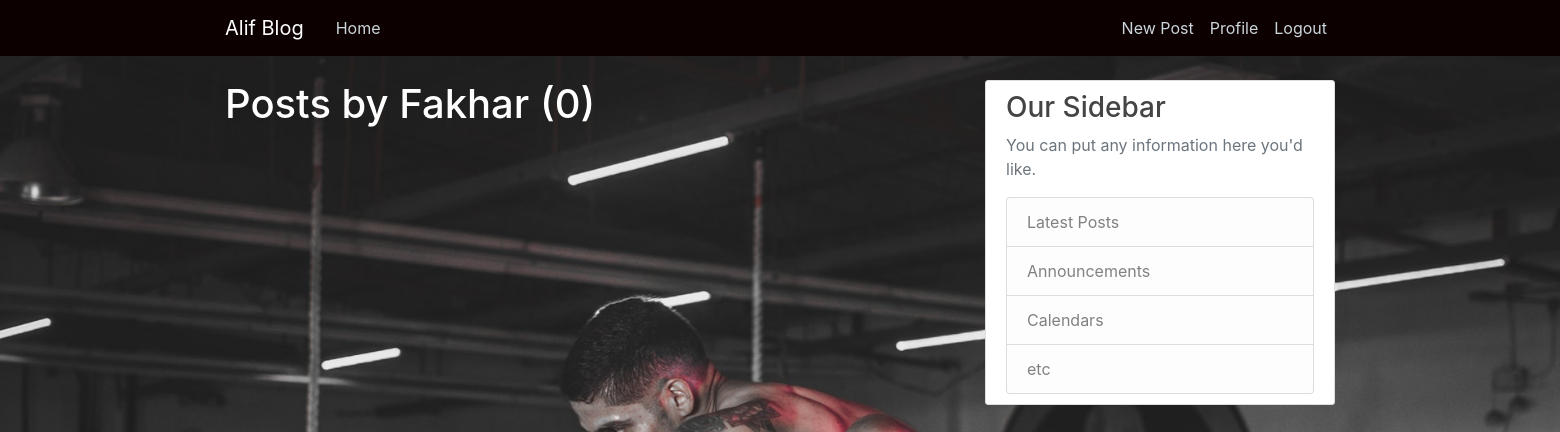
The page /blog_app/user_posts/Fakhar/ (signed in) on the database as committed earlier.
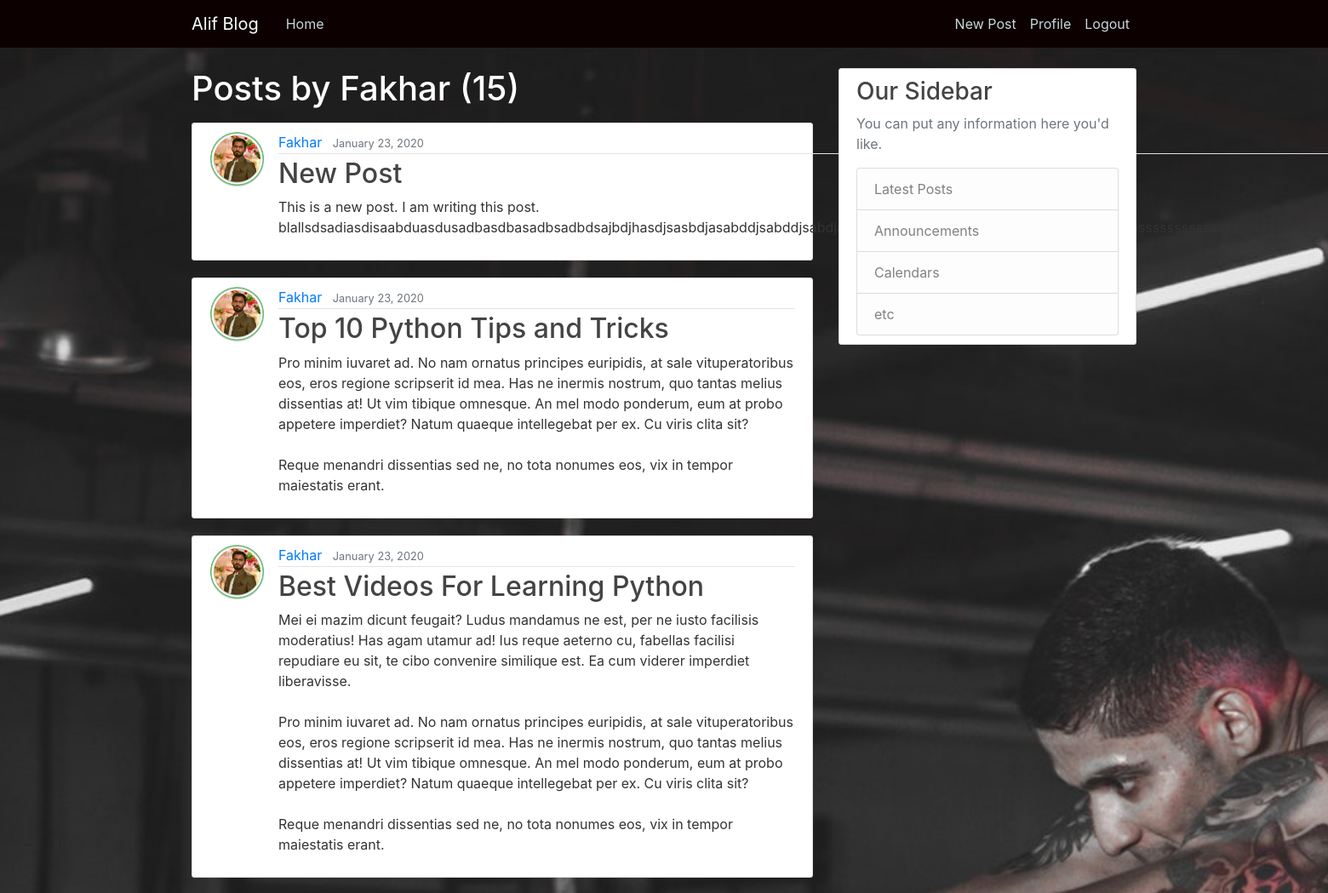
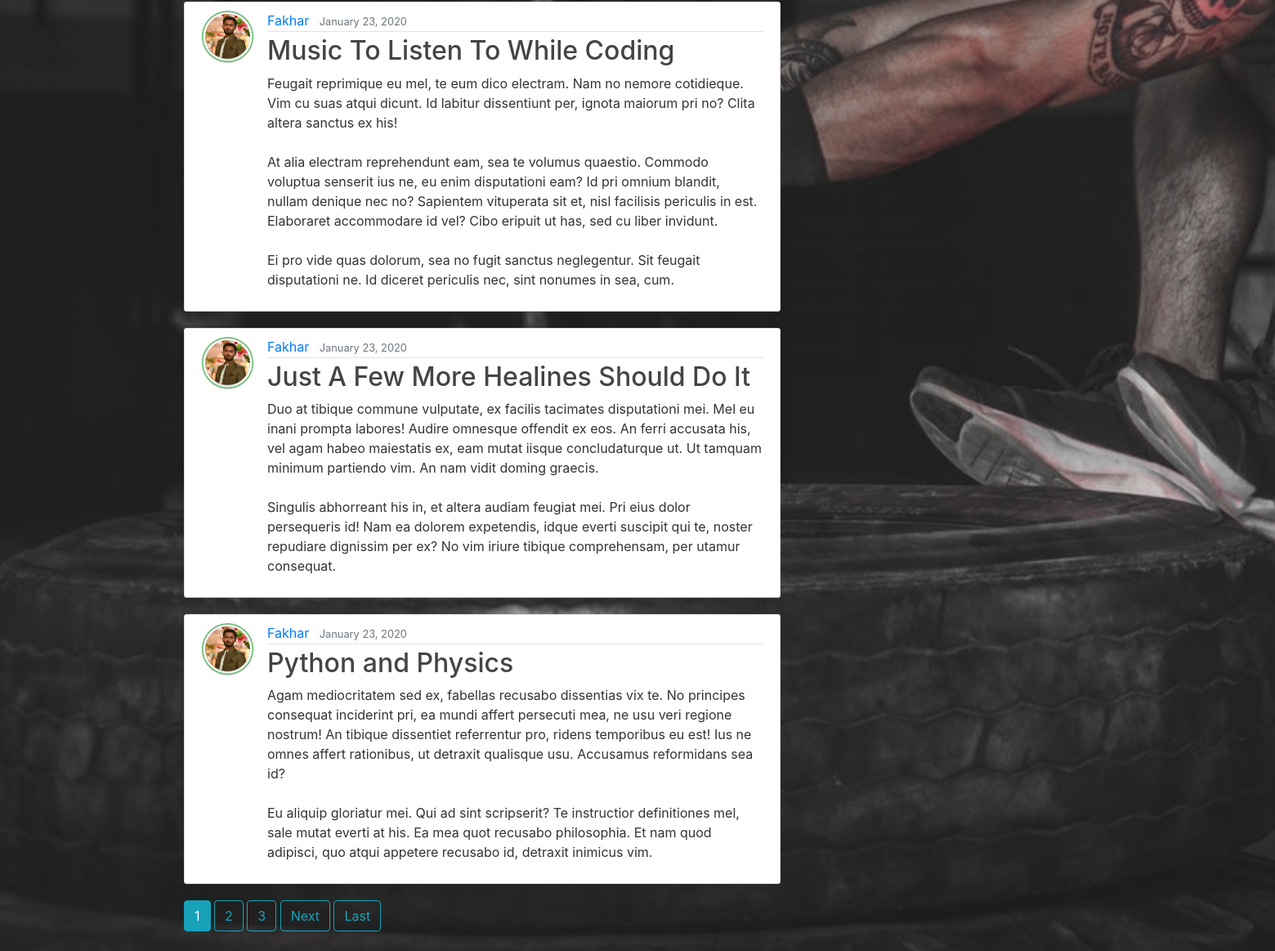
The same page on the database as committed later (2 pictures, top to bottom).
### blog_app/models.py (models this page shows, shortened)
class Post(models.Model):
    title = models.CharField(max_length=50)
    date_posted = models.DateTimeField(default=timezone.now)
    content = models.TextField()
    author = models.ForeignKey(User, on_delete=models.CASCADE)
    class Meta:
        verbose_name = 'Post'
        verbose_name_plural = 'Posts'

class Profile(models.Model):
    user = models.OneToOneField(User, on_delete=models.CASCADE)
    profile_pic = models.ImageField(upload_to='profile_pics', default='default.jpg')

### blog_app/views.py (the view)
# urls.py: path('user_posts/<str:username>/', UserPostListView.as_view(), name='user_posts'),
class UserPostListView(LoginRequiredMixin, ListView):
    model = Post
    template_name = 'blog_app/user_posts.html'
    context_object_name = 'posts'
    paginate_by = 6
    def get_queryset(self):
        user = get_object_or_404(User, username=self.kwargs.get('username'))
        return Post.objects.filter(author=user).order_by('-date_posted')

### templates/blog_app/user_posts.html (shortened to what this page needs)
{% extends 'blog_app/blog_base.html' %}
{% block content %}
    <h1 class="text-white mb-3">Posts by {{ view.kwargs.username }} ({{ page_obj.paginator.count }})</h1>
    {% for post in posts %}
    <article class="media content-section">
          <img class="rounded-circle article-img" src="{{ post.author.profile.profile_pic.url }}" alt="Missing Profile Pic">
          <div class="media-body">
                <div class="article-metadata">
                  <a class="mr-2" href="{% url 'blog_app:user_posts' post.author.username %}">{{ post.author }}</a>
                  <small class="text-muted">{{ post.date_posted|date:'F d, Y' }}</small>
                </div>
                <h2><a class="article-title" href="{% url 'blog_app:post_detail' post.id %}">{{ post.title }}</a></h2>
                <p class="article-content">{{ post.content }}</p>
          </div>
    </article>
    {% endfor %}
    {% if is_paginated %}
        {% for num in page_obj.paginator.page_range %}
            {% if page_obj.number == num %}
                <a class="btn btn-info mb-4" href="?page={{ num }}">{{ num }}</a>
            {% elif num > page_obj.number|add:'-3' and num < page_obj.number|add:'3' %}
                <a class="btn btn-outline-info mb-4" href="?page={{ num }}">{{ num }}</a>
            {% endif %}
        {% endfor %}
        {% if page_obj.has_next %}
            <a class="btn btn-outline-info mb-4" href="?page={{ page_obj.next_page_number }}">Next</a>
            <a class="btn btn-outline-info mb-4" href="?page={{ page_obj.paginator.num_pages}}">Last</a>
        {% endif %}
    {% endif %}
{% endblock content %}

### templates/blog_app/blog_base.html (shortened to what this page needs)
{% load static %}
<!DOCTYPE html>
<html lang="en">
<head>
    <link rel="stylesheet" href="https://stackpath.bootstrapcdn.com/bootstrap/4.4.1/css/bootstrap.min.css">
    <link rel="stylesheet" type="text/css" href="{% static "blog_app/css/main.css" %}">
</head>
<body>
    <header class="site-header">
          <nav style="background-color: #0c0100" class="navbar navbar-expand-md navbar-dark bg-steel fixed-top">
            <div class="container">
              <a class="navbar-brand mr-4" href="{% url 'blog_app:blog_index' %}">Alif Blog</a>
              <div class="collapse navbar-collapse" id="navbarToggle">
                <div class="navbar-nav mr-auto">
                  <a class="nav-item nav-link" href="{% url 'blog_app:blog_index' %}">Home</a>
                </div>
                <div class="navbar-nav">
                  <a class="nav-item nav-link" href="{% url 'blog_app:post_create' %}">New Post</a>
                  <a class="nav-item nav-link" href="{% url 'blog_app:profile' %}">Profile</a>
                  <a class="nav-item nav-link" href="{% url 'Uconnect_app:logout' %}">Logout</a>
                </div>
              </div>
            </div>
          </nav>
    </header>
    <main role="main" class="container">
          <div class="row">
            <div class="col-md-8">
              {% block content %}{% endblock %}
            </div>
            <div class="col-md-4">
              <div class="content-section">
                <h3>Our Sidebar</h3>
                <p class='text-muted'>You can put any information here you'd like.</p>
                  <ul class="list-group">
                    <li class="list-group-item list-group-item-light">Latest Posts</li>
                    <li class="list-group-item list-group-item-light">Announcements</li>
                    <li class="list-group-item list-group-item-light">Calendars</li>
                    <li class="list-group-item list-group-item-light">etc</li>
                  </ul>
              </div>
            </div>
          </div>
    </main>
</body>
</html>

### static/blog_app/css/main.css (style rules this page uses)
body { background: #fafafa; color: #333333; margin-top: 5rem; background: url('../../images/p1.jpg'); background-repeat: no-repeat; background-size: cover; }
h1, h2, h3, h4, h5, h6 { color: #444444; }
ul { margin: 0; }
.bg-steel { background-color: #5f788a; }
.site-header .navbar-nav .nav-link { color: #cbd5db; }
.content-section { background: #ffffff; padding: 10px 20px; border: 1px solid #dddddd; border-radius: 3px; margin-bottom: 20px; }
.article-title { color: #444444; }
.article-content { white-space: pre-line; }
.article-img { height: 65px; width: 65px; margin-right: 16px; }
.article-metadata { padding-bottom: 1px; margin-bottom: 4px; border-bottom: 1px solid #e3e3e3 }

Rows that differ between the two databases and show on the page:
added Post: author.profile.profile_pic (picture), author "Fakhar", date_posted "January 23, 2020", title "New Post", content "This is a new post. I am writing this post.…"
added Post: author.profile.profile_pic (picture), author "Fakhar", date_posted "January 23, 2020", title "Top 10 Python Tips and Tricks", content "Pro minim iuvaret ad. No nam ornatus principes euripidis, at sale vituperatoribus eos, eros regione scripserit id mea. Has ne inermis nostrum, quo tantas melius dissentias at! Ut vim tibique omnesque. An mel modo ponderum, eum at probo appetere imperdiet? Natum quaeque intellegebat per ex. Cu viris clita sit? Reque menandri dissentias sed ne, no tota nonumes eos, vix in tempor maiestatis erant."
added Post: author.profile.profile_pic (picture), author "Fakhar", date_posted "January 23, 2020", title "Best Videos For Learning Python", content "Mei ei mazim dicunt feugait? Ludus mandamus ne est, per ne iusto facilisis moderatius! Has agam utamur ad! Ius reque aeterno cu, fabellas facilisi repudiare eu sit, te cibo convenire similique est. Ea cum viderer imperdiet liberavisse. Pro minim iuvaret ad. No nam ornatus principes euripidis, at sale vituperatoribus eos, eros regione scripserit id mea. Has ne inermis nostrum, quo tantas melius dissentias at! Ut vim tibique omnesque. An mel modo ponderum, eum at probo appetere imperdiet? Natum quaeque intellegebat per ex. Cu viris clita sit? Reque menandri dissentias sed ne, no tota nonumes eos, vix in tempor maiestatis erant."
added Post: author.profile.profile_pic (picture), author "Fakhar", date_posted "January 23, 2020", title "Music To Listen To While Coding", content "Feugait reprimique eu mel, te eum dico electram. Nam no nemore cotidieque. Vim cu suas atqui dicunt. Id labitur dissentiunt per, ignota maiorum pri no? Clita altera sanctus ex his! At alia electram reprehendunt eam, sea te volumus quaestio. Commodo voluptua senserit ius ne, eu enim disputationi eam? Id pri omnium blandit, nullam denique nec no? Sapientem vituperata sit et, nisl facilisis periculis in est. Elaboraret accommodare id vel? Cibo eripuit ut has, sed cu liber invidunt. Ei pro vide quas dolorum, sea no fugit sanctus neglegentur. Sit feugait disputationi ne. Id diceret periculis nec, sint nonumes in sea, cum."
added Post: author.profile.profile_pic (picture), author "Fakhar", date_posted "January 23, 2020", title "Just A Few More Healines Should Do It", content "Duo at tibique commune vulputate, ex facilis tacimates disputationi mei. Mel eu inani prompta labores! Audire omnesque offendit ex eos. An ferri accusata his, vel agam habeo maiestatis ex, eam mutat iisque concludaturque ut. Ut tamquam minimum partiendo vim. An nam vidit doming graecis. Singulis abhorreant his in, et altera audiam feugiat mei. Pri eius dolor persequeris id! Nam ea dolorem expetendis, idque everti suscipit qui te, noster repudiare dignissim per ex? No vim iriure tibique comprehensam, per utamur consequat."
added Post: author.profile.profile_pic (picture), author "Fakhar", date_posted "January 23, 2020", title "Python and Physics", content "Agam mediocritatem sed ex, fabellas recusabo dissentias vix te. No principes consequat inciderint pri, ea mundi affert persecuti mea, ne usu veri regione nostrum! An tibique dissentiet referrentur pro, ridens temporibus eu est! Ius ne omnes affert rationibus, ut detraxit qualisque usu. Accusamus reformidans sea id? Eu aliquip gloriatur mei. Qui ad sint scripserit? Te instructior definitiones mel, sale mutat everti at his. Ea mea quot recusabo philosophia. Et nam quod adipisci, quo atqui appetere recusabo id, detraxit inimicus vim."
Other text that changed with them:
{{ page_obj.paginator.count }}: "0" → "15"
new list line: "1"
new list line: "2"
new list line: "3"
text now shown: "Next Last"
